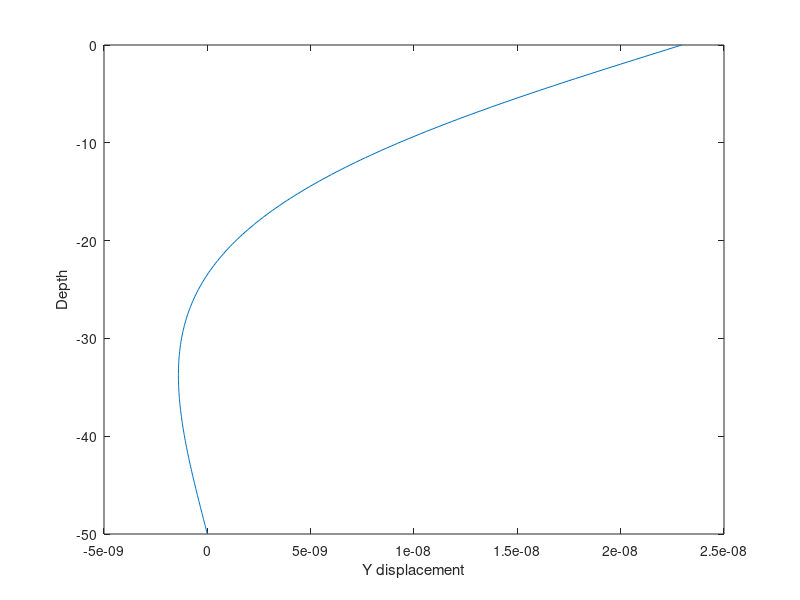

Recreate this plot in MATLAB. (Note: this script raises an error after producing the figure.)
clf; clear all; close all; clc

%PARAMETERS
x_depth = 50;       %Depth of pile
tt = 0.06;          %Thickness of pile
ODP = 9;            %Outer pile diameter
Ep = 210*10^6;      %Modulus of steel (pile)
Fs = 18.4*10^3;     %Force at surface
Ms = 0;             %Moment at surface
Fb = 0;             %Force at base
Mb = 0;             %Moment at base
Px = 0;             %Applied lateral load


%SECTIONS
N=200;             %Desired sections, must be multiple of 10
NN=N+5;             %Number of nodes
NE=N+4;             %Number of elements
h = x_depth/NE;     %Height of elements


%EQUATIONS
%y1dot = (1/h)*(-0.5*y(ii-1) + 0.5*y(ii+1));                                 %Rotation
%y2dot = (1/(h^2))*(y(ii-1) - 2*y(ii) + y(ii+1));                            %Moment
%y3dot = (1/(h^3))*(-0.5*y(ii-2) + y(ii-1) - y(ii+1) +0.5*y(ii+2));          %Shear
%y4dot = (1/(h^4))*(y(ii-2) - 4*y(ii-1) + 6*y(ii) - 4*y(ii+1) + y(ii+2));    %Soil Reaction

Ip = (pi/4)*(((ODP/2)^4)-((ODP/2)-tt)^4);                                    %Second moment of Inertia of Pile

%p = -k*y(NN);                                                               %
%EBE = Ep*Ip*y4dot + p;                                                      %Simplified Euler Bernouli equation.


%SOLUTION VECTOR
SOL_EBE = zeros(NN,1);        %Empty vector of solutions to the problem.
SOL_EBE(NN-3,1) = Fs;         %Stores Force at surface in solution vector
SOL_EBE(NN-2,1) = Ms;         %Stores Moment at surface in solution vector
SOL_EBE(NN-1,1) = Fb;         %Stores Force at base in solution vector
SOL_EBE(NN,1) = Mb;           %Stores Moment at base in solution vector


%SETTING UP VARYING K

K = zeros(N,1);                 %Empty array for k values
K(1,1) = 300*10^3;              %Initial spring stiffness
dy = 4/length(K);               %Change in y for calculating k values
for ik = 2:length(K)
    K(ik,1) = K(1,1)*(tanh(ik*dy)-tanh((ik-1)*dy))/tanh(dy);
    
end
plot(K)
%SETTING UP EQUATION MATRIX
EQ_M = zeros(NN);       %Empty equation matrix


%from boundary conditions
EQ_M(NN-3,1:5) = (1/(h^3))*(Ep*Ip)*[0.5, 2, 0, -4, 5];                  %Shear at surface using BC, NN=3
EQ_M(NN-2,2:4) = (1/(h^2))*(Ep*Ip)*[1, -2, 1];                          %Moment at surface using BC, NN=3
EQ_M(NN-1,NN-4:NN) = (1/(h^3))*(Ep*Ip)*[-0.5, 2, 0, -4, 0.5];           %Shear at base using BC, NN=NN-3
EQ_M(NN,NN-3:NN-1) = (1/(h^2))*(Ep*Ip)*[1, -2, 1];                      %Moment at surface using BC, NN = NN-3


%SOLVER FOR VARYING K

y = cell(N,1);           	%Empty cell of y values of length N
for itr = 1:N
    k = K(itr,1);
    jj = 1;                 %Counter for columns 
    for ii = 3:NN-2
        %Filling equation matrix
        EQ_M(jj,ii-2:ii+2) = (1/(h^4))*(Ep*Ip)*[1, -4, 6, -4, 1] + k*[0, 0, 1, 0, 0] + Px*(1/(h^2))*(Ep*Ip)*[0, 1, -2, 1, 0];
    
        jj = jj+1;       	%Increase counter
    end
    
    
    y{itr,1} = EQ_M\SOL_EBE;
    
end

%PLOT
x = linspace(0,(-1)*x_depth,NN);
%Plots the first iteration and every N/10 iteration after that.
c = itr/(N/10);
jj_fig = 1;                     %Figure counter
for itr_fig = 1:N/10:length(y)
	figure(jj_fig)
	plot(y{itr_fig,1},x);
	xlabel('Y displacement')
	ylabel('Depth')
    K_title =  num2str(round((K(itr_fig,1)/1000),3));
    title(['Displacement of pile, k = ' K_title 'kN/m^2'])
	jj_fig = jj_fig +1;
end
